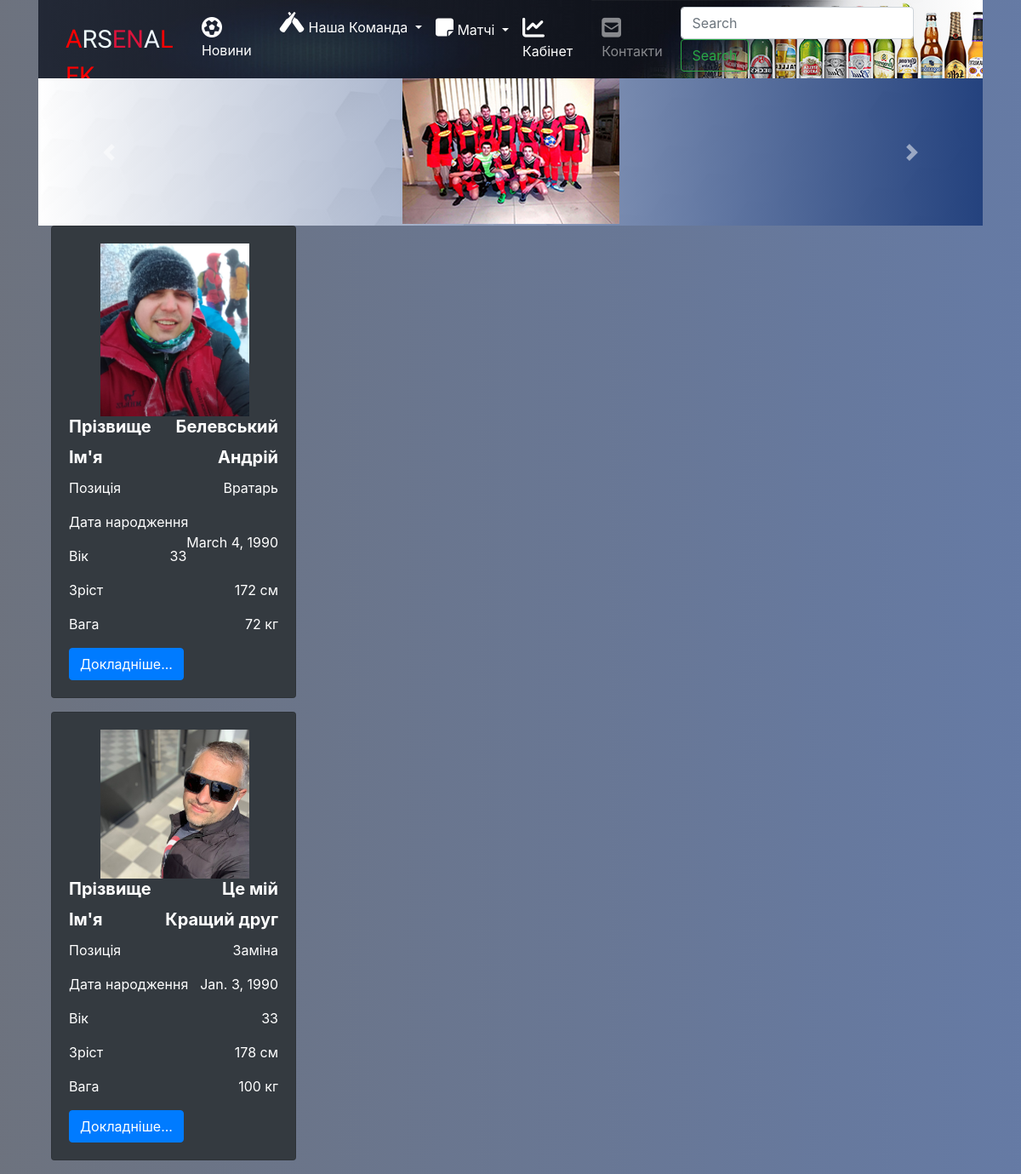
/arsenal/team/compose/, run on the app's committed database.
### mainn/models.py (models this page shows, shortened)
class Player(models.Model):
    TYPE_GOALKEEPER = 'Голкіпер'
    TYPE_DEFENDER = 'Захисник'
    TYPE_MIDFIELDER_DEF = 'Полузахист'
    TYPE_MIDFIELDER_ATK = 'Напівнападаючий'
    TYPE_FORWARD = 'Нападаючий'
    TYPE_CHANGE = 'Заміна'
    TYPE_CHOICES = (
        (TYPE_GOALKEEPER, 'Голкіпер'),
        (TYPE_DEFENDER, 'Захисник'),
        (TYPE_MIDFIELDER_ATK, 'Полузахист'),
        (TYPE_MIDFIELDER_DEF, 'Напівнападаючий'),
        (TYPE_FORWARD, 'Нападаючий'),
        (TYPE_CHANGE, 'Заміна'),
    )
    player_image = models.ImageField(null=True, blank=True, help_text='Фото', verbose_name='Додати фото')
    player_img = models.ImageField(null=True)
    player_name = models.CharField(max_length=255, help_text='Імя гравця ', verbose_name='Імя гравця')
    player_sur_name = models.CharField(max_length=255, help_text='Прізвище гравця', verbose_name='Прізвище гравця')
    birth = models.DateField(null=True)
    player_age = models.SmallIntegerField(default=0, help_text='Вік', verbose_name='Вік')
    player_compose = models.ForeignKey('Compose', on_delete=models.CASCADE, default=1, help_text='Склад (I/II)', verbose_name='Склад')
    player_position = models.CharField(max_length=15, choices=TYPE_CHOICES, default=TYPE_CHANGE, help_text='Позиція', verbose_name='Ігрова позиція')
    weight = models.SmallIntegerField(default=0, null=True)
    height = models.SmallIntegerField(default=0, null=True)
    yellow = models.SmallIntegerField(default=0, validators=[MinValueValidator(0), MaxValueValidator(99)], verbose_name='Жовті картки',
                                         help_text='Показник голкіпера (мін - 1, макс - 99)')
    red = models.SmallIntegerField(default=0, validators=[MinValueValidator(0), MaxValueValidator(99)], verbose_name='Червоні картки',
                                          help_text='Показник нападу (мін - 1, макс - 99)')
    missed = models.SmallIntegerField(default=0, validators=[MinValueValidator(0), MaxValueValidator(99)], verbose_name='Пропущено матчів',
                                          help_text='Показник захисту (мін - 1, макс - 99)')
    goals = models.SmallIntegerField(default=0, validators=[MinValueValidator(0), MaxValueValidator(99)], verbose_name='Забито голів',
                                          help_text='Показник забитих мячів (мін - 1, макс - 99)')

### mainn/views.py (the view)
# urls.py: path('team/compose/', TeamView.as_view(), name='compose_1'),
class TeamView(TemplateView):
    template_name = 'mainn/team.html'
    def get_context_data(self, **kwargs):
        context = super().get_context_data()
        team = Player.objects.all()
        context.update(
            {'team':team}
        )
        return context

### mainn/templates/mainn/team.html
{% extends 'main.html' %}
{% block content %}
{% load static %}
{% for a in team %}
<div class="container">
    <div class="row">
        <div class="col-sm-12">
            <div class="card text-white bg-dark mb-3" style="max-width: 18rem;">
                <div class="card-body">
                    {% if a.player_image %}<a href="{% url 'p_info' pk=a.pk %}"><img src="{{ a.player_image.url }}" width="175px"></a>{% endif %}
                    <h5 class="card-title"><strong>Прізвище<a>{{ a.player_sur_name }}</a></strong></h5>
                    <h5 class="card-title"><strong>Ім'я<a>{{ a.player_name }}</a></strong></h5>
                    <p class="card-text">Позиція<a>{{ a.player_position }}</a></p>
                    <p class="card-text">Дата народження<a>{{ a.birth }}</a></p>
                    <p class="card-text">Вік<a>{{ a.player_age }}</a></p>
                    <p class="card-text">Зріст<a>{{ a.height }} см</a></p>
                    <p class="card-text">Вага<a>{{ a.weight }} кг</a></p>
                    <a href="{% url 'p_info' pk=a.pk %}" class="btn btn-primary">Докладніше...</a>
                </div>
            </div>
        </div>
    </div>
</div>
{% endfor %}
{% endblock%}

### mainn/templates/main.html (shortened to what this page needs)
<!DOCTYPE html>
<html lang="en">
{% load static %}
<head>
    <link rel="stylesheet" href="{% static 'css/logo.css' %}">
    <link rel="stylesheet" href="{% static 'css/bodybg.css' %}">
    <link rel="stylesheet" href="https://stackpath.bootstrapcdn.com/bootstrap/4.5.0/css/bootstrap.min.css">
</head>
<body>
<div class="container">
    <div class="row">
        <div class="col-sm-12">
            <nav class="navbar navbar-expand-lg navbar-dark" style="background-color: #0f163b;">
                <a class="navbar-brand" href="/">
                    <div class="logo">
                    <a href="/">
                        <span class="a1">A</span><span class="rs">RS</span><span class="en">EN</span><span class="a2">A</span><span class="l">L</span> <span class="fk">FK</span></a>
                    </div>
                </a>
                <div class="collapse navbar-collapse" id="navbarSupportedContent">
                    <ul class="navbar-nav mr-auto">
                        <li class="nav-item active">
                            <a class="nav-link" href="{% url 'news' %}"><i class='fas fa-futbol' style='font-size:24px'></i>  Новини <span class="sr-only">(current)</span></a>
                        </li>
                        <li class="nav-item dropdown active">
                            <a class="nav-link dropdown-toggle" href="#" id="navbarDropdown" role="button" data-toggle="dropdown" aria-haspopup="true" aria-expanded="false">
                                <i class="fab fa-untappd fa-xs" style='font-size:24px'></i>  Наша Команда
                            </a>
                        </li>
                        <li class="nav-item dropdown active">
                            <a class="nav-link dropdown-toggle" href="#" id="navbarTimetable" role="button" data-toggle="dropdown" aria-haspopup="true" aria-expanded="false">
                                <i class="fas fa-sticky-note" style='font-size:24px'></i>  Матчі
                            </a>
                        </li>
                        <li class="nav-item active">
                            <a class="nav-link" href="{% url 'login' %}"><i class="fas fa-chart-line" style="font-size: 26px"></i>  Кабінет <span class="sr-only">(current)</span></a>
                        </li>
                        <li class="nav-item">
                            <a class="nav-link" href="{% url 'contacts' %}" tabindex="-1" aria-disabled="true"><i class="fas fa-envelope-square" style="font-size: 26px"></i>  Контакти</a>
                        </li>
                    </ul>
                    <form class="form-inline my-2 my-lg-0">
                        <input class="form-control mr-sm-2" type="search" placeholder="Search" aria-label="Search">
                        <button class="btn btn-outline-success my-2 my-sm-0" type="submit">Search</button>
                    </form>
                </div>
            </nav>
<div id="carouselExampleCaptions" class="carousel slide" data-ride="carousel">
    <div class="carousel-inner">
        <div class="carousel-item active">
            <a href="{% url 'compose_1' %}"><img src="{% static 'IMG_20191223_190139.jpg' %}" alt="..."></a>
            <div class="carousel-caption" >
            </div>
        </div>
    </div>
    <a class="carousel-control-prev" href="#carouselExampleCaptions" role="button" data-slide="prev">
        <span class="carousel-control-prev-icon" aria-hidden="true"></span>
    </a>
    <a class="carousel-control-next" href="#carouselExampleCaptions" role="button" data-slide="next">
        <span class="carousel-control-next-icon" aria-hidden="true"></span>
    </a>
</div>
    <div class="container">
        <div class="row">{% block content %} {% endblock content %}
        </div>
    </div>
        </div>
    </div>
</div>
</body>
</html>

### mainn/static/css/logo.css (style rules this page uses)
.logo { width: 162px; float: left; height: 71px; }
.logo a { margin-top: 12px; padding: 0; display: block; font-size: 29px; font-family: 'Exo 2', sans-serif; color: white; cursor: pointer; text-decoration: none; }
.a1 { color:red; font-size: 30px; }
.rs { color:azure; }
.en { color:crimson; }
.a2 { color:aliceblue; }
.l { color: red; }
.fk { color:red; font-size: 29px; }

### mainn/static/css/bodybg.css (style rules this page uses)
* { margin: 0; padding: 0; }
body { background: linear-gradient(to right, rgba(47,55,72,0.7), rgba(36,66,126,0.7)), url(../img/m5.jpg); font-family: 'Exo 2', sans-serif; }
.carousel { background-color: azure; background-image: linear-gradient(to right, rgba(99,1,1,0), rgba(36,66,126,333.7)), url(../img/3d_23-2148403778.jpg); text-align: center; height: 173px; }
.navbar { background: linear-gradient(to right, rgba(47,55,72,0.7), rgba(9,12,26,-9.7)), url(../img/ex.jpg); }
.card { text-align: left; }
.card-body img { margin-left: 37px; }
.card-title a { float: right; }
.card-text a { float: right; }

### data on the page
Player: player_image (picture), player_sur_name "Белевський", player_name "Андрій", player_position "Вратарь", birth "March 4, 1990", player_age "33", height "172", weight "72"
Player: player_image (picture), player_sur_name "Це мій", player_name "Кращий друг", player_position "Заміна", birth "Jan. 3, 1990", player_age "33", height "178", weight "100"
